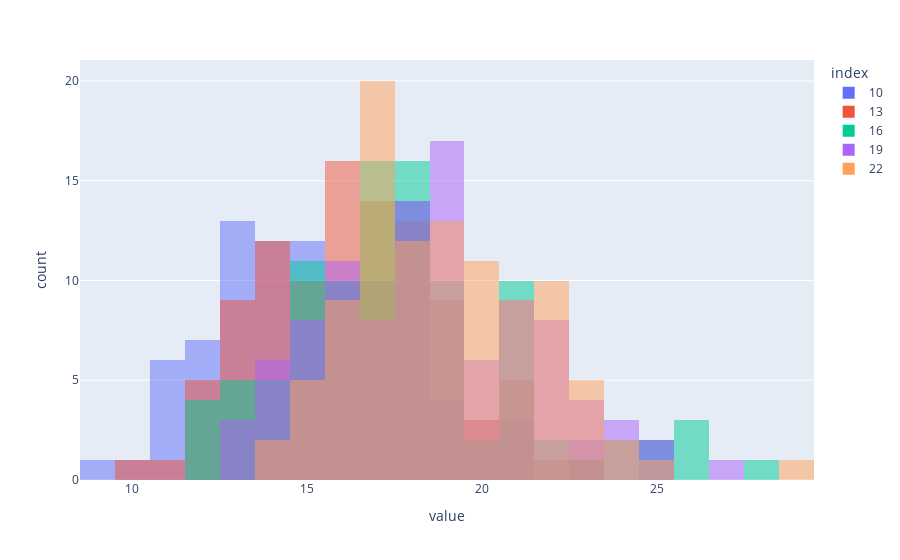

Write notebook code for a chart like this one.
### Code cell
fig = px.histogram(df_menej_jeden, color = 'index', opacity=0.5, barmode='overlay')
fig.update_traces(xbins_size=1)
fig.show()

### Figure 1 — Plotly figure (JSON) as saved in the notebook; plotly's stock layout.template omitted (floating-point values rounded to 4 significant figures)
{"data": [{"alignmentgroup": "True", "bingroup": "x", "hovertemplate": "index=10<br>value=%{x}<br>count=%{y}<extra></extra>", "legendgroup": "10", "marker": {"color": "#636efa", "opacity": 0.5}, "name": "10", "offsetgroup": "10", "orientation": "v", "showlegend": true, "type": "histogram", "x": [18, 15, 16, 13, 18, 13, 10, 14, 11, 14, 19, 16, 15, 14, 15, 15, 23, 17, 13, 16, 18, 17, 18, 18, 17, 14, 14, 13, 19, 23, 12, 14, 11, 18, 12, 15, 17, 15, 13, 18, 13, 18, 14, 12, 21, 14, 11, 15, 9, 18, 13, 14, 14, 16, 18, 11, 17, 13, 13, 13, 15, 12, 15, 18, 16, 20, 16, 19, 14, 25, 12, 16, 17, 18, 14, 13, 17, 17, 13, 12, 15, 25, 20, 15, 16, 15, 11, 17, 12, 13, 20, 16, 21, 19, 18, 21, 17, 18, 16, 11], "xaxis": "x", "xbins": {"size": 1}, "yaxis": "y"}, {"alignmentgroup": "True", "bingroup": "x", "hovertemplate": "index=13<br>value=%{x}<br>count=%{y}<extra></extra>", "legendgroup": "13", "marker": {"color": "#EF553B", "opacity": 0.5}, "name": "13", "offsetgroup": "13", "orientation": "v", "showlegend": true, "type": "histogram", "x": [19, 18, 14, 12, 17, 15, 14, 20, 18, 13, 16, 13, 16, 12, 17, 18, 18, 17, 21, 19, 16, 13, 13, 16, 15, 18, 15, 17, 12, 15, 23, 18, 14, 16, 15, 18, 17, 17, 18, 16, 13, 17, 19, 14, 19, 14, 14, 17, 20, 20, 17, 19, 19, 17, 13, 18, 12, 21, 14, 16, 21, 14, 21, 17, 16, 22, 15, 17, 16, 17, 19, 16, 16, 14, 21, 17, 18, 15, 14, 19, 15, 16, 13, 14, 12, 16, 18, 16, 18, 18, 11, 15, 16, 14, 15, 19, 13, 13, 10, 16], "xaxis": "x", "xbins": {"size": 1}, "yaxis": "y"}, {"alignmentgroup": "True", "bingroup": "x", "hovertemplate": "index=16<br>value=%{x}<br>count=%{y}<extra></extra>", "legendgroup": "16", "marker": {"color": "#00cc96", "opacity": 0.5}, "name": "16", "offsetgroup": "16", "orientation": "v", "showlegend": true, "type": "histogram", "x": [21, 15, 21, 14, 19, 19, 18, 16, 17, 17, 16, 17, 13, 18, 15, 17, 18, 17, 18, 25, 22, 17, 16, 19, 19, 16, 20, 17, 18, 16, 16, 26, 15, 15, 15, 15, 18, 13, 21, 19, 14, 15, 21, 18, 18, 19, 17, 17, 16, 17, 15, 21, 17, 17, 18, 21, 26, 19, 19, 26, 18, 21, 21, 21, 12, 17, 12, 18, 16, 16, 20, 19, 17, 14, 15, 15, 12, 16, 25, 18, 15, 24, 21, 13, 28, 17, 17, 14, 18, 18, 14, 18, 12, 19, 23, 13, 18, 24, 22, 13], "xaxis": "x", "xbins": {"size": 1}, "yaxis": "y"}, {"alignmentgroup": "True", "bingroup": "x", "hovertemplate": "index=19<br>value=%{x}<br>count=%{y}<extra></extra>", "legendgroup": "19", "marker": {"color": "#ab63fa", "opacity": 0.5}, "name": "19", "offsetgroup": "19", "orientation": "v", "showlegend": true, "type": "histogram", "x": [19, 18, 23, 16, 18, 15, 19, 19, 15, 21, 21, 22, 14, 18, 16, 18, 17, 19, 19, 24, 16, 21, 16, 20, 16, 14, 21, 21, 19, 13, 20, 17, 16, 14, 14, 14, 14, 25, 18, 15, 16, 23, 27, 18, 22, 16, 17, 17, 18, 22, 16, 24, 15, 19, 13, 17, 16, 21, 19, 22, 20, 17, 18, 16, 18, 21, 20, 20, 19, 18, 22, 25, 17, 19, 21, 15, 18, 15, 18, 22, 20, 23, 21, 19, 23, 24, 18, 19, 18, 19, 19, 22, 22, 19, 15, 19, 13, 15, 19, 17], "xaxis": "x", "xbins": {"size": 1}, "yaxis": "y"}, {"alignmentgroup": "True", "bingroup": "x", "hovertemplate": "index=22<br>value=%{x}<br>count=%{y}<extra></extra>", "legendgroup": "22", "marker": {"color": "#FFA15A", "opacity": 0.5}, "name": "22", "offsetgroup": "22", "orientation": "v", "showlegend": true, "type": "histogram", "x": [19, 21, 22, 20, 22, 17, 29, 17, 16, 19, 20, 19, 24, 17, 20, 19, 20, 18, 15, 20, 21, 20, 19, 19, 17, 18, 17, 23, 17, 14, 20, 23, 17, 20, 22, 17, 16, 18, 17, 16, 19, 15, 18, 21, 17, 25, 16, 19, 21, 15, 21, 17, 21, 14, 22, 16, 17, 19, 21, 18, 16, 17, 18, 22, 22, 18, 23, 23, 18, 18, 17, 17, 16, 17, 17, 19, 22, 18, 17, 22, 21, 18, 19, 24, 17, 19, 15, 20, 19, 21, 20, 22, 16, 23, 20, 17, 15, 22, 18, 16], "xaxis": "x", "xbins": {"size": 1}, "yaxis": "y"}], "layout": {"barmode": "overlay", "legend": {"title": {"text": "index"}, "tracegroupgap": 0}, "margin": {"t": 60}, "xaxis": {"anchor": "y", "domain": [0, 1], "title": {"text": "value"}}, "yaxis": {"anchor": "x", "domain": [0, 1], "title": {"text": "count"}}}}
